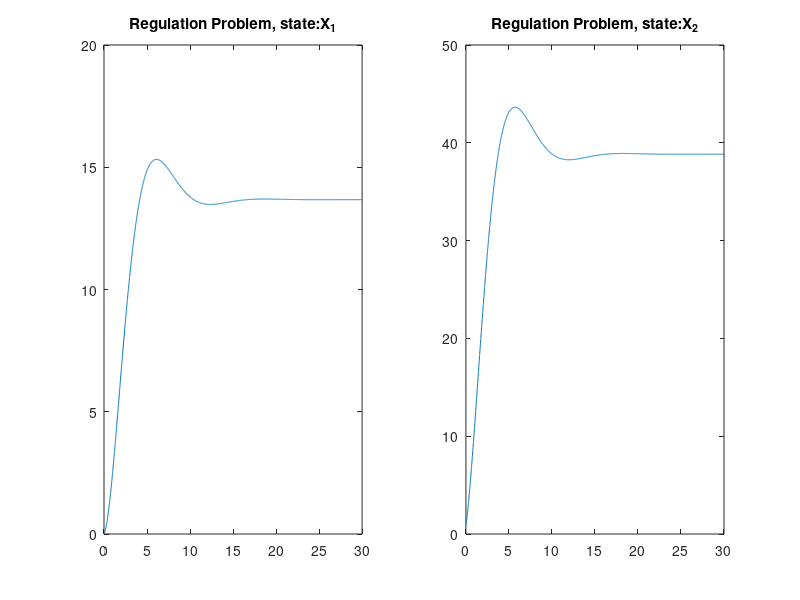
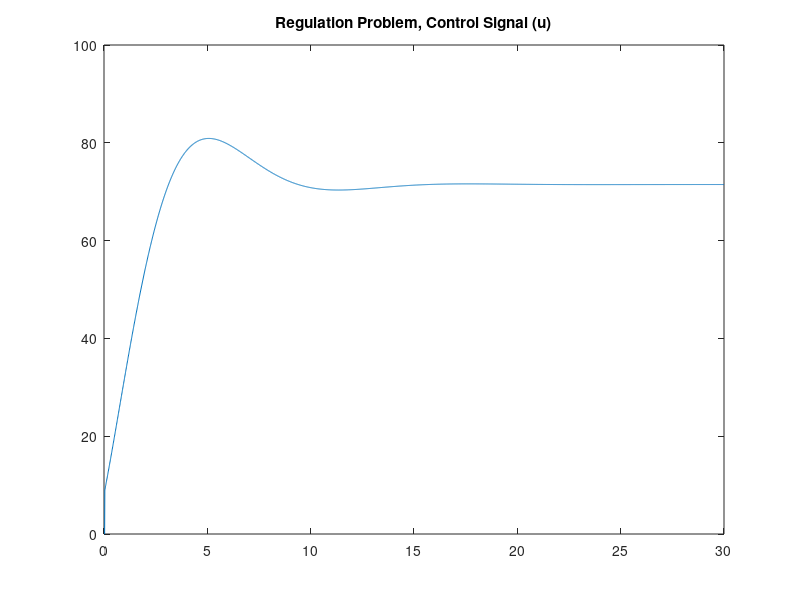
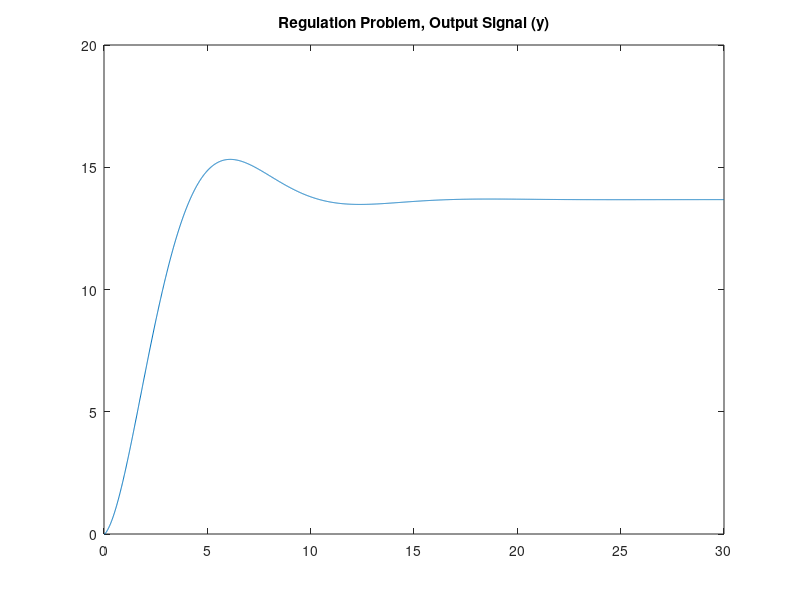

The MATLAB source for these figures, in order:
%----With delays-----
clear all
%----- PARAMETERS DEFINITION -----
% A = [0.5444 -0.0020;2.3244 -0.1568];
% B = [0;0.8368];
% C = [0 1];
N = diag([0.16 0.16]);
% D = 0;
A  = [-3 1; 0 -2];
B = [0; 1];
C = [1 0];
D = [0];
%----- OPEN-LOOP ANALYSIS ----------------
openloop_eigenvalues=eig(A)
controlability_rank=rank(ctrb(A,B))
%----- STATE FEEDBACK DESIGN ------------
P=[-0.5+0.5i -0.5-0.5i];
% Desired Closed-Loop Ploes
K=acker(A,B,P); % State-Feedback Gain
%--------------------------------------------
%----- SIMULATION OF REGULATION PROBLEM -----
%--------------------------------------------
t=.01:.01:30; % simulation time
[rt,ct]=size(t);
for k = 1:1:4
    x(:,k)=[0;1]; % initial condition
end


% for k = 2:ct
%     xd(:,k-1) = [0;10];   %setpoint 
%     e(:,k-1) = xd(:,k-1)-x(:,k-1);
%     u(k) = -K*e(:,k-1);
% %     x(:,k) = x(:,k-1) + A*x(:,k-1)+B*u(k);
%     x(:,k) = x(:,k-1) + .01*(A*x(:,k-1)+B*u(k));
% end
%----------------------------------------------
%------ SIMULATION OF TRACKING PROBLEM --------
%----------------------------------------------
CL_sys=ss(A-B*K,B,C-D*K,D); % Closed-Loop System
CL_gain=dcgain(CL_sys);
% DC-Gain of closed-loop system
K_r=inv(CL_gain); % control signal: u=-K*x+K_r*yd
yd=10; % desired value for output (teta)
delay_bound = 2;
for k=4:ct
    d = unidrnd(delay_bound);
    u(k)=-K*x(:,k-1)+K_r*yd;
    x(:,k) = x(:,k-1)+.01*(A*x(:,k-1)+B*u(k)+N*x(:,k-d-1));
    y(:,k)=C*x(:,k-1);
end
figure;subplot(1,2,1);plot(t,x(1,:));
title('Regulation Problem, state:X_1');
subplot(1,2,2);plot(t,x(2,:));
title('Regulation Problem, state:X_2');
%~~~~~ PLOTTING CONTROL SIGNAL ~~~~
figure;plot(t,u);
title('Regulation Problem, Control Signal (u)');
%~~~~~ PLOTTING OUTPUT SIGNAL ~~~~
figure;plot(t,y);
title('Regulation Problem, Output Signal (y)');


